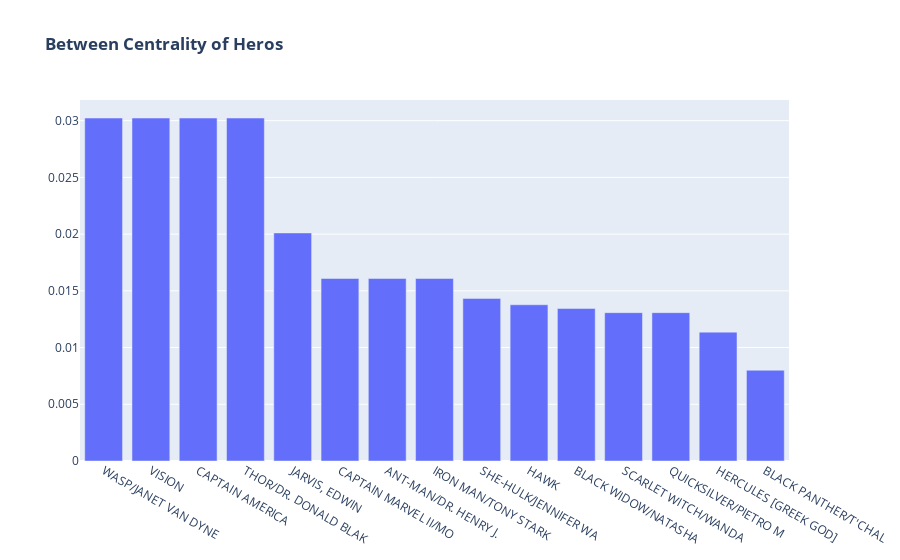

The notebook cell this image was saved under:
### Code cell
cent_df = cent_df.sort_values(by=['between_cent'], ascending=False)
fig = go.Figure(data=[go.Bar(
    x=cent_df.index[0:15],
    y=cent_df['between_cent'],
)])
fig.update_layout(title_text='<b>Between Centrality of Heros</b>')

### Figure 1 — Plotly figure (JSON) as saved in the notebook; plotly's stock layout.template omitted (floating-point values rounded to 4 significant figures)
{"data": [{"type": "bar", "x": ["WASP/JANET VAN DYNE", "VISION", "CAPTAIN AMERICA", "THOR/DR. DONALD BLAK", "JARVIS, EDWIN", "CAPTAIN MARVEL II/MO", "ANT-MAN/DR. HENRY J.", "IRON MAN/TONY STARK", "SHE-HULK/JENNIFER WA", "HAWK", "BLACK WIDOW/NATASHA", "SCARLET WITCH/WANDA", "QUICKSILVER/PIETRO M", "HERCULES [GREEK GOD]", "BLACK PANTHER/T'CHAL"], "y": [0.03023, 0.03023, 0.03023, 0.03023, 0.0201, 0.01609, 0.01609, 0.01609, 0.01433, 0.01377, 0.01344, 0.01308, 0.01308, 0.01136, 0.008001, 0.007926, 0.007358, 0.007358, 0.007358, 0.005918, 0.005201, 0.005152, 0.004924, 0.004106, 0.002312, 0.002287, 0.002248, 0.002036, 0.002019, 0.001797, 0.001715, 0.001581, 0.0006401, 0.0004996, 0.0004331, 0.0003177, 0.0002185, 0, 0, 0, 0, 0, 0, 0, 0, 0, 0]}], "layout": {"title": {"text": "<b>Between Centrality of Heros</b>"}}}
